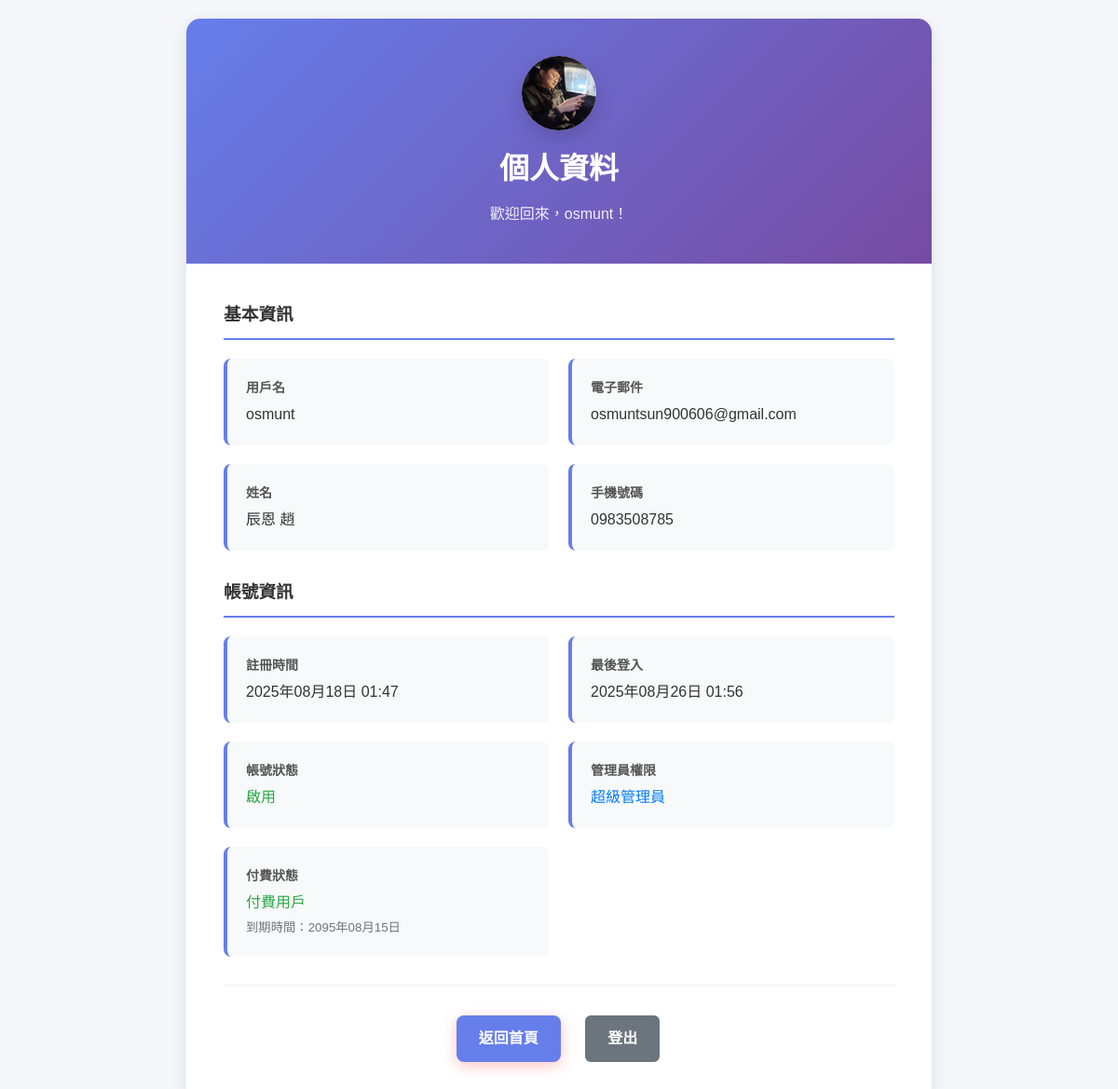
The app's page /accounts/profile/ (signed in), older data.
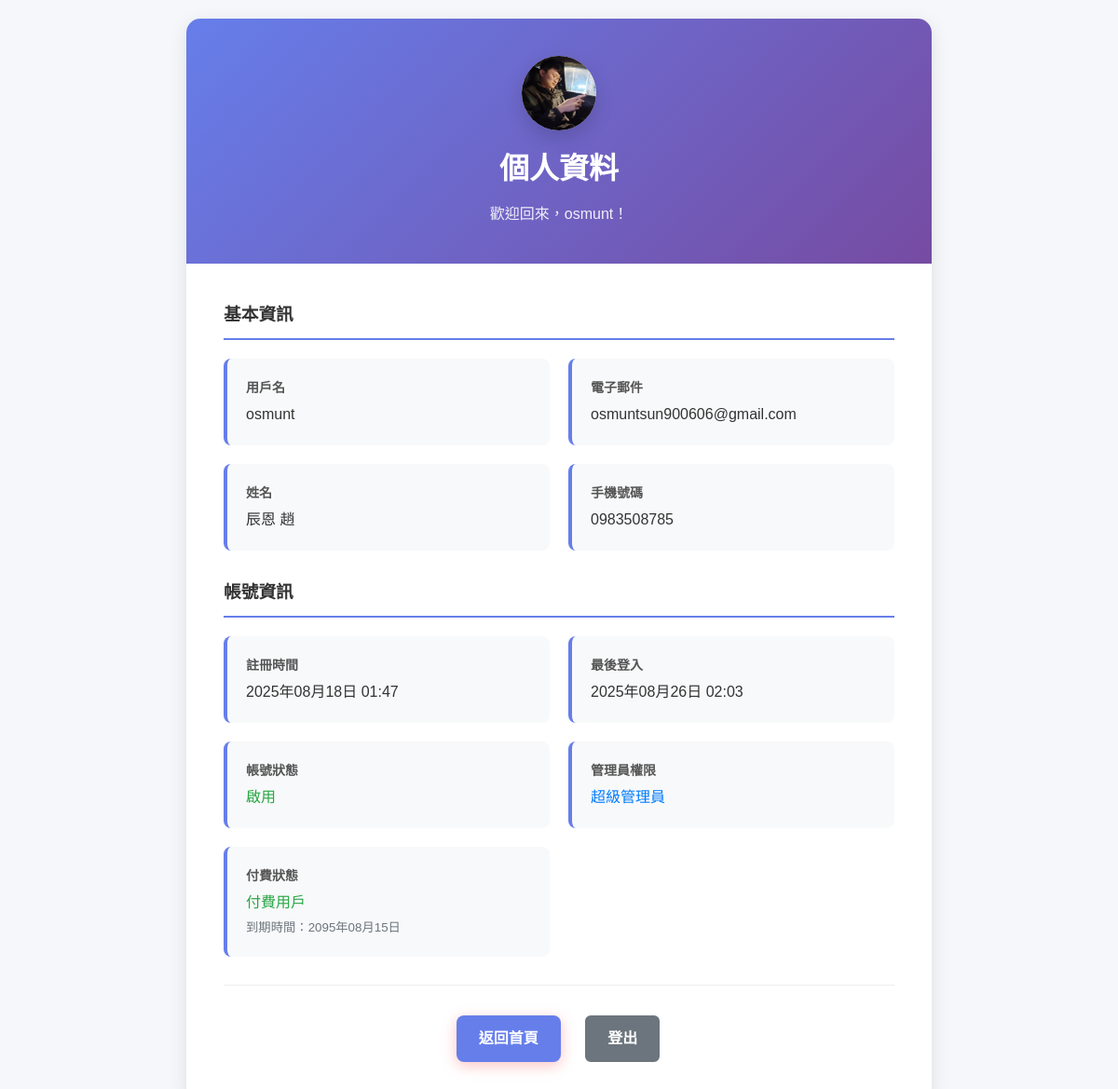
The same page, newer data.
### Accounts/models.py (models this page shows, shortened)
class User(AbstractUser):
    email = models.EmailField(unique=True, verbose_name='電子郵件')
    phone = models.CharField(max_length=15, blank=True, null=True, verbose_name='手機號碼')
    avatar = models.ImageField(upload_to=avatar_upload_to, blank=True, null=True, verbose_name='頭像')
    bio = models.TextField(max_length=500, blank=True, null=True, verbose_name='個人簡介')
    is_premium = models.BooleanField(default=False, verbose_name='付費用戶')
    premium_expires_at = models.DateTimeField(blank=True, null=True, verbose_name='付費到期時間')
    date_joined = models.DateTimeField(default=timezone.now, verbose_name='註冊時間')
    last_login = models.DateTimeField(auto_now=True, verbose_name='最後登入')
    class Meta:
        verbose_name = '用戶'
        verbose_name_plural = '用戶'
    @property
    def is_premium_active(self):
        if not self.is_premium:
            return False
        if self.premium_expires_at and self.premium_expires_at < timezone.now():
            return False
        return True

### Accounts/views.py (the view)
# urls.py: path('profile/', views.profile, name='profile'),
@login_required
def profile(request):
    signer = TimestampSigner()
    avatar_url = None
    if request.user.avatar:
        token = signer.sign(f"{request.user.id}:{request.user.avatar.name}")
        avatar_url = reverse('Accounts:avatar', args=[request.user.id, token])
    return render(request, 'Accounts/profile.html', {
        'user': request.user,
        'avatar_url': avatar_url,
    })

### Accounts/templates/Accounts/profile.html (shortened to what the changed rows need)
{% load static %}
<!DOCTYPE html>
<html lang="zh-TW">
<head>
    <link rel="stylesheet" href="{% static 'home/css/home.css' %}">
    <link rel="stylesheet" href="{% static 'Accounts/css/profile.css' %}">
</head>
<body>
    <div class="profile-container">
        <div class="profile-card">
            <div class="profile-header">
                <div class="avatar-container">
                    {% if avatar_url %}
                        <img src="{{ avatar_url }}" alt="{{ user.username }} 的頭貼" class="avatar-image">
                    {% else %}
                        <div class="avatar-placeholder">?</div>
                    {% endif %}
                </div>
                <h1>個人資料</h1>
                <p>歡迎回來，{{ user.username }}！</p>
            </div>
            <div class="profile-content">
                <div class="profile-section">
                    <div class="profile-info">
                        <div class="info-item">
                            <div class="info-label">用戶名</div>
                            <div class="info-value">{{ user.username }}</div>
                        </div>
                        <div class="info-item">
                            <div class="info-label">電子郵件</div>
                            <div class="info-value">{{ user.email|default:"未設定" }}</div>
                        </div>
                        <div class="info-item">
                            <div class="info-label">姓名</div>
                            <div class="info-value">
                                {% if user.first_name or user.last_name %}
                                    {{ user.first_name }} {{ user.last_name }}
                                {% else %}
                                    未設定
                                {% endif %}
                            </div>
                        </div>
                        <div class="info-item">
                            <div class="info-label">手機號碼</div>
                            <div class="info-value">{{ user.phone|default:"未設定" }}</div>
                        </div>
                    </div>
                </div>
                <div class="profile-section">
                    <div class="profile-info">
                        <div class="info-item">
                            <div class="info-label">註冊時間</div>
                            <div class="info-value">{{ user.date_joined|date:"Y年m月d日 H:i" }}</div>
                        </div>
                        <div class="info-item">
                            <div class="info-label">最後登入</div>
                            <div class="info-value">{{ user.last_login|date:"Y年m月d日 H:i" }}</div>
                        </div>
                        <div class="info-item">
                            <div class="info-value">
                                {% if user.is_premium_active %}
                                    <span style="color: #28a745;">付費用戶</span>
                                    {% if user.premium_expires_at %}
                                        <br><small style="color: #6c757d;">到期時間：{{ user.premium_expires_at|date:"Y年m月d日" }}</small>
                                    {% endif %}
                                {% else %}
                                    <span style="color: #dc3545;">免費用戶</span>
                                    <br><small style="color: #6c757d;">升級後可使用爬蟲工具</small>
                                {% endif %}
                            </div>
                        </div>
                    </div>
                </div>
            </div>
        </div>
    </div>
</body>
</html>

Row changes from the older to the newer data that the page shows:
changed User "osmunt": last_login "2025年08月26日 01:56" → "2025年08月26日 02:03"
